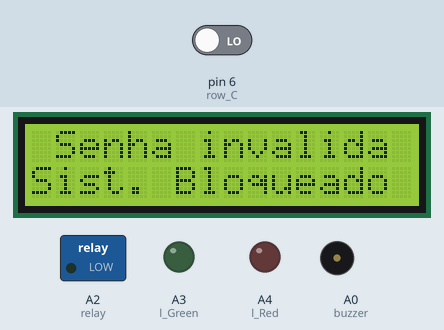
The sketch below on a simulated Arduino Uno, built with avr-gcc and run on an emulated ATmega328P. Parts: 16×2 character LCD, switched loads named in the sketch (green lamp = pin HIGH), output pins drawn as LEDs (lit = HIGH), buzzer (waves = sounding, pin HIGH). Wiring (inferred from the names in the program): 2×3 keypad with keys 1 2 3 4 5 6 (labels assumed): rows pin 4, pin 5; columns pin 2, pin 3, A1. The test bench sets the inputs (shaded band); at power-on: pin 6 (row_C) LOW. Pins used as bus, display or sensor lines are not drawn.

Above: at 0.5 s.
At 6.0 s:
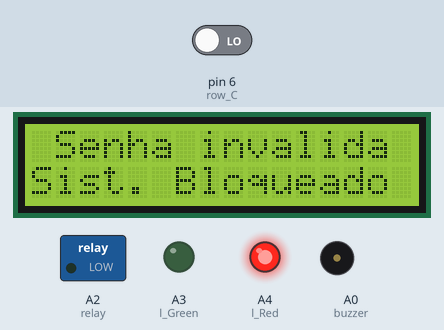
At 19.48 s:
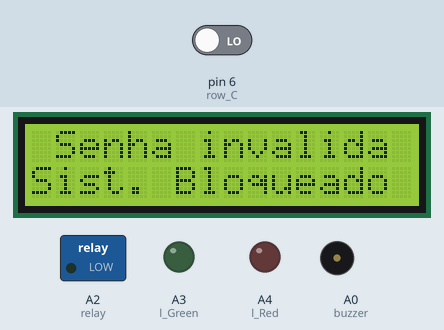
At 39.2 s:
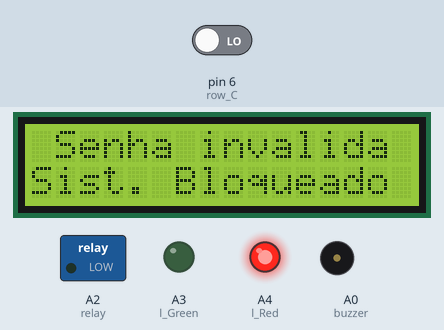
Timing chart, 0 to 40.0 s (numbered marks = the images above):
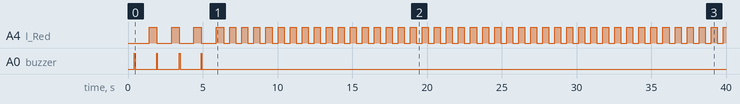

Measured:
- by itself, A4 (l_Red): goes 3 × (HIGH 0.50 s, LOW 1.0 s), HIGH 0.50 s, 41 × (LOW 0.40 s, HIGH 0.40 s), LOW 0.40 s, then HIGH
- by itself, A0 (buzzer): alternates HIGH for 0.05 s and LOW for 1.4 s, 8 changes in all, then stays LOW

The sketch:

vAula98_source_file_WR.ino
```cpp
/*
   Vídeo Aula de Engenharia Eletrônica

   Patrocínio: Toroid do Brasil (toroid.com.br)

   Aula 98 - Fechadura Controlada por Senha


   Autor: Eng. Wagner Rambo  Data: Dezembro de 2015

   www.wrkits.com.br | facebook.com/wrkits | youtube.com/user/canalwrkits

*/

// --- Bibliotecas Auxiliares ---
#include <LiquidCrystal.h>                              //Biblioteca para o display LCD


// --- Mapeamento de Hardware ---
#define  col_1   A1                   //coluna 1 controlada pelo pino analógico 1 (será usado como digital)
#define  col_2   2                    //coluna 2 controlada pelo pino digital 2
#define  col_3   3                    //coluna 3 controlada pelo pino digital 3
#define  row_A   4                    //linha A  controlada pelo pino digital 4
#define  row_B   5                    //linha B  controlada pelo pino digital 5
#define  row_C   6                    //linha C  controlada pelo pino digital 6
#define  row_D   7                    //linha D  controlada pelo pino digital 7

#define  buzzer  A0                   //Saída para controle do buzzer
#define  relay   A2                   //Saída para controle do relé
#define  l_Green A3                   //Saída para LED verde
#define  l_Red   A4                   //Saída para LED vermelho


// --- Protótipo das Funções Auxiliares ---
void store(char value);               //Função para armazenar o número digitado no teclado matricial
void numero();                        //Função para imprimir o número digitado na tela do LCD
void sistemaLiberado();               //Função de indicação de senha correta
void sistemaBloqueado();              //Função de indicação de senha incorreta


// --- Variáveis Globais ---
char control = 0x01;                  //variável de controle de teclado
char counter = 0x00;                  //variável auxiliar de contagem
char aux_store = 0x00;                //variável para controle de armazenamento de dígitos
char bip = 0x00;                      //variável auxiliar para limitar os bips


// -- Variáveis para armazenar a senha de 4 dígitos --
short pass1   = 0x04, pass2   = 0x03, pass3    = 0x02, pass4   = 0x01;

// -- Variáveis para armazenar a senha digitada pelo usuário --
short  number1 = 0x00, number2 = 0x00, number3 = 0x00, number4 = 0x00;

// -- Variáveis de indicação --
boolean right = 0x00, wrong = 0x00;


// --- Hardware do LCD ---
LiquidCrystal disp(13,  //RS no digital 13
                   12,  //EN no digital 12
                   11,  //D4 no digital 11
                   10,  //D5 no digital 10
                    9,  //D6 no digital  9
                    8); //D7 no digital  8


// --- Rotina de Interrupção ---
ISR(TIMER2_OVF_vect)
{
    TCNT2=100;          // Reinicializa o registrador do Timer2
    counter++;          // incrementa counter

    if(counter == 0x07) // counter igual a D'8'?
    {                   // sim...

       counter = 0x00;  //reinicia counter


// -- Varredura do Teclado Matricial --

      if(digitalRead(col_1) && control == 0x01)        //Coluna 1 em nível high? Control igual 1?
      {                                   //Sim...
         control = 0x02;                  //control igual a 2
         digitalWrite(col_1,  LOW);       //apenas coluna 1 em nível baixo
         digitalWrite(col_2, HIGH);
         digitalWrite(col_3, HIGH);

      // -- Testa qual tecla foi pressionada e armazena o valor --
         if     (!digitalRead(row_A))  store(1);
         else if(!digitalRead(row_B))  store(4);
         else if(!digitalRead(row_C))  store(7);
         else if(!digitalRead(row_D))  store(11);

      }
      else if(digitalRead(col_2) && control == 0x02)   //Coluna 2 em nível high? Control igual 2?
      {                                   //Sim...
         control = 0x03;                  //control igual a 3
         digitalWrite(col_1, HIGH);
         digitalWrite(col_2,  LOW);       //apenas coluna 2 em nível baixo
         digitalWrite(col_3, HIGH);

      // -- Testa qual tecla foi pressionada e armazena o valor --
         if     (!digitalRead(row_A))  store(2);
         else if(!digitalRead(row_B))  store(5);
         else if(!digitalRead(row_C))  store(8);
         else if(!digitalRead(row_D))  store(0);

      }
      else if(digitalRead(col_3) && control == 0x03)   //Coluna 3 em nível high? Control igual 3?
      {                                   //Sim...
         control = 0x01;                  //control igual a 1
         digitalWrite(col_1, HIGH);       //
         digitalWrite(col_2, HIGH);
         digitalWrite(col_3,  LOW);       //apenas coluna 3 em nível baixo

      // -- Testa qual tecla foi pressionada e armazena o valor --
         if     (!digitalRead(row_A))  store(3);
         else if(!digitalRead(row_B))  store(6);
         else if(!digitalRead(row_C))  store(9);
         else if(!digitalRead(row_D))  store(12);

      }

    } //end if counter

} //end ISR


// --- Configurações Iniciais ---
void setup()
{
     disp.begin(16,2);                                      //Inicializa LCD 16 x 2

     for(char i=2;i<4;i++) pinMode(i, OUTPUT);              //Saídas para varredura das colunas 2 e 3
     for(char j=4;j<8;j++) pinMode(j,  INPUT);              //Entradas para as linhas

     pinMode(col_1,   OUTPUT);                              //Saída para varredura da coluna 1
     pinMode(buzzer , OUTPUT);                              //Saída para o buzzer
     pinMode(relay,   OUTPUT);                              //Saída para o relé
     pinMode(l_Green, OUTPUT);                              //Saída para o LED verde de indicação
     pinMode(l_Red,   OUTPUT);                              //Saída para o LED vermelho de indicação


     digitalWrite(col_1, HIGH);                             //Inicializa coluna 1 em HIGH
     digitalWrite(col_2, HIGH);                             //Inicializa coluna 2 em HIGH
     digitalWrite(col_3, HIGH);                             //Inicializa colune 3 em HIGH

     digitalWrite(buzzer, LOW);                             //Buzzer desligado
     digitalWrite(relay,  LOW);                             //Relé desarmado
     digitalWrite(l_Green,LOW);                             //LED verde desligado
     digitalWrite(l_Red,  LOW);                             //LED vermelho desligado


     TCCR2A = 0x00;   //Timer operando em modo normal
     TCCR2B = 0x07;   //Prescaler 1:1024
     TCNT2  = 100;    //10 ms overflow again
     TIMSK2 = 0x01;   //Habilita interrupção do Timer2

} //end setup


// --- Loop Infinito ---
void loop()
{
     if(!right && !wrong) numero();     //Se right e wrong são falsos, chama função para mostrar números digitados

     else if(right) sistemaLiberado();  //Se right é verdadeiro, chama função que libera o sistema

     else if(wrong) sistemaBloqueado(); //Se wrong é verdadeiro, chama função que bloqueia o sistema

} //end loop


   // Estouro = Timer2_cont x prescaler x ciclo de máquina

   // Ciclo de máquina = 1/Fosc = 1/16E6 = 62,5ns = 62,5E-9s

   // Estouro = (256 - 100) x 1024 x 62,5E-9 = 9,98ms

   // Varredura = Estouro x Counter = 9,98ms x 10 = 99,8ms


// --- Funções Auxiliares (Desenvolvimento) ---


void store(char value)                   //Função para armazenar o valor digitado no teclado
{
   char i;                                //variável de iterações

   TIMSK2 = 0x00;                         //Desabilita interrupção do Timer2


     aux_store++;                         //Incrementa aux_store

     digitalWrite(buzzer, HIGH);          //Bip breve no buzzer ao digitar no teclado
     delay(500);
     digitalWrite(buzzer, LOW);


         switch(aux_store)                      //controle do aux_store
         {
            case 0x01: number1 = value; break;  //caso 1, armazena valor em number1
            case 0x02: number2 = value; break;  //caso 2, armazena valor em number2
            case 0x03: number3 = value; break;  //caso 3, armazena valor em number3
            case 0x04: number4 = value; break;  //caso 4, armazena valor em number4

         } //end switch aux_store

         if(aux_store > 0x04)        //Se aux_store for maior que 4...
         {
           aux_store = 0x00;         //...volta a valer zero


           // -- Compara números, se forem todos iguais, right é verdadeiro --
           if(number1 == pass1 && number2 == pass2 && number3 == pass3 && number4 == pass4) right = 0x01;


           // -- Compara números, se um deles for diferente, wrong é verdadeiro
           if(number1 != pass1 || number2 != pass2 || number3 != pass3 || number4 != pass4) wrong = 0x01;


         } //end if aux_store


   TIMSK2 = 0x01;   //Habilita interrupção do Timer2

} //end store


void numero()                                           //Função para imprimir o número digitado na tela do LCD
{

  // -- String para exibir números no display --
   String password = String(number1) + String(number2) + String(number3) + String(number4);

   disp.setCursor(0,0);                                 //Posiciona cursor na coluna 1, linha 1
   disp.print("Digite a Senha:");                       //Imprime mensagem


   disp.setCursor(4,1);                                 //Posiciona cursor na coluna 5, linha 2
   disp.print(password);                                //mostra senha digitada


} //end numero


void sistemaLiberado()                                  //Função de liberação do sistema
{

   disp.setCursor(0,0);                                 //Posiciona cursor na coluna 1, linha 1
   disp.print(" Senha correta  ");                      //Imprime mensagem
   disp.setCursor(0,1);                                 //Posiciona cursor na coluna 1, linha 2
   disp.print("Sistema Liberado");                      //Imprime mensagem

   while(bip < 0x03)                                    //Enquanto bip menor que 3...
    {
         bip++;                                         //Incrementa bip
         digitalWrite(buzzer,HIGH);                     //Aciona buzzer por
         delay(500);                                    // 500 ms
         digitalWrite(buzzer, LOW);                     //Desliga buzzer por
         delay(200);                                    // 200 ms
    } //end while

    delay(2000);                                        //Aguarda 2 segundos

    digitalWrite(relay,   HIGH);                        //Aciona relé
    digitalWrite(l_Green, HIGH);                        //Liga LED verde


} //end sistemaLiberado


void sistemaBloqueado()                                 //Função de bloqueio do sistema
{

   disp.setCursor(0,0);                                 //Posiciona cursor na coluna 1, linha 1
   disp.print(" Senha invalida ");                      //Imprime mensagem
   disp.setCursor(0,1);                                 //Posiciona cursor na coluna 1, linha 2
   disp.print("Sist. Bloqueado ");                      //Imprime mensagem

    while(bip < 0x04)                                   //Enquanto bip menor que 4...
    {
         bip++;                                         //Incrementa bip
         digitalWrite(buzzer,HIGH);                     //Aciona buzzer
         digitalWrite(l_Red,  LOW);                     //e desliga LED vermelho
         delay(1000);                                   //por 1 segundo
         digitalWrite(buzzer, LOW);                     //Desliga buzzer
         digitalWrite(l_Red, HIGH);                     //e liga LED vermelho
         delay(500);                                    //por meio segundo
    } //end while

    digitalWrite(l_Red, LOW);                           //Fica piscando LED vermelho...
    delay(400);
    digitalWrite(l_Red,HIGH);
    delay(400);


} //end sistemaLiberado
```
